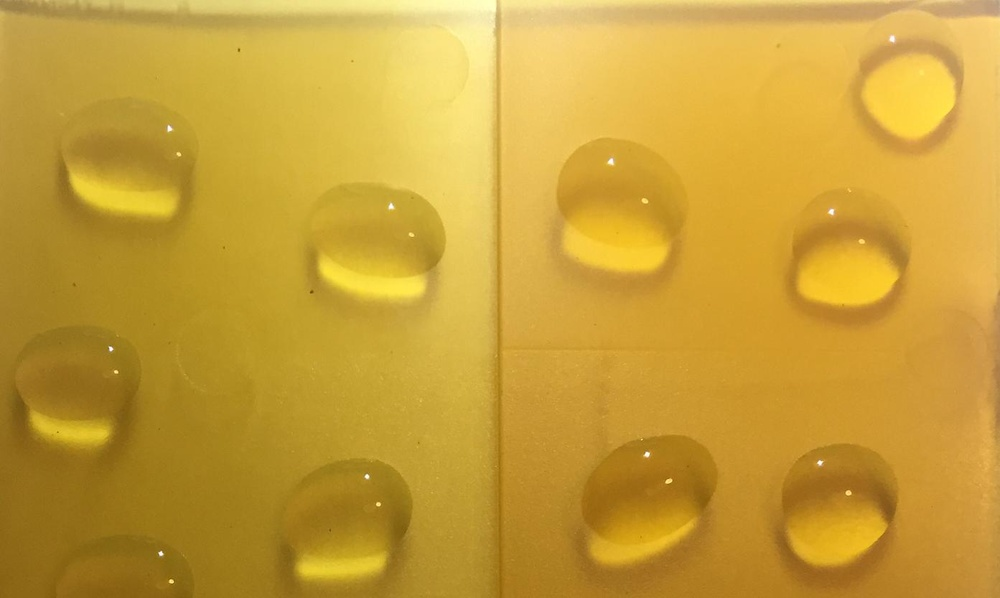
#> input picture blobs2.jpg, 1000 x 598 px, shrunk from 1393 x 833 before the run
$ python test.py   (older library calls are emulated)
#> lines starting #> are read from the running program, lines starting #| are printed output that depends on the picture
import cv2
from sympy import Point, Ellipse
import numpy as np
x1='blobs2.jpg'
image = cv2.imread(x1,0)
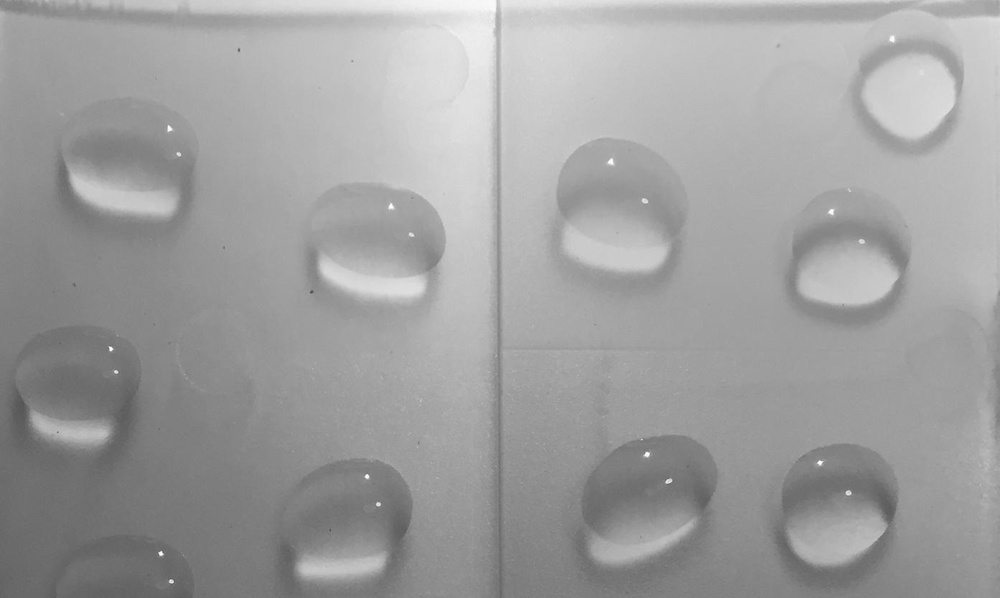
#> image: shape (598, 1000); min 75, max 255, mean 159
image1 = cv2.imread(x1,1)
#> image1 is the input picture: shape (598, 1000, 3); mean B, G, R 55.5, 158.5, 199.3
x,y=image.shape
#> x = 598; y = 1000
median = cv2.GaussianBlur(image,(9,9),0)
median1 = cv2.GaussianBlur(image,(21,21),0)
a = cv2.Canny(median1, 10, 7)
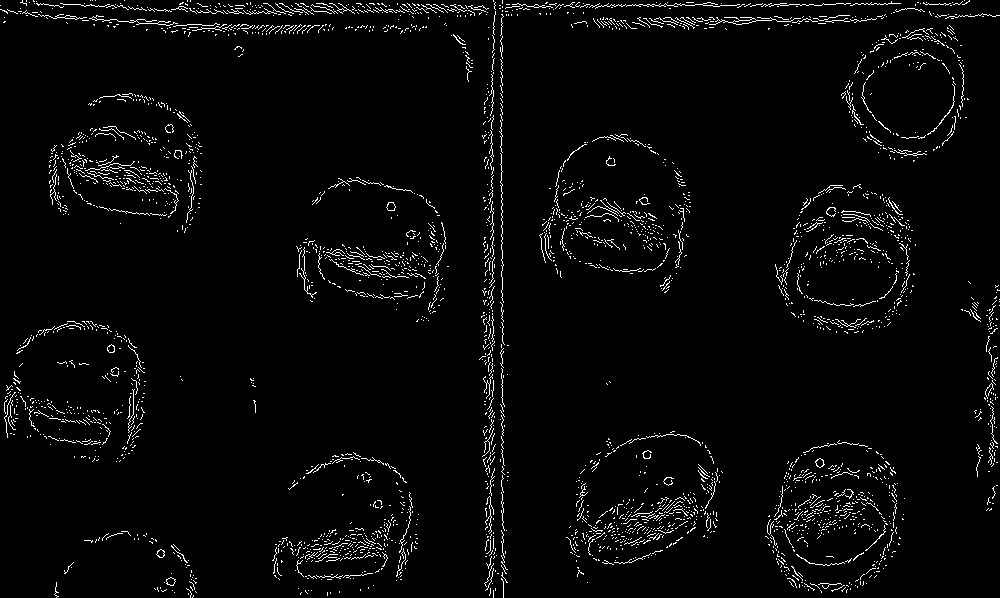
#> a: shape (598, 1000); 3.1% white in thin lines or dots
cv2.imshow("weird", a)
cv2.waitKey(0)
c=255-a
#> c: shape (598, 1000); 96.9% white; black in thin lines or dots
ret,thresh1 = cv2.threshold(c,12,255,cv2.THRESH_BINARY)
kernel=np.ones((5,5),np.uint8)
dilation = cv2.dilate(thresh1,kernel,iterations = 1)
#> dilation: shape (598, 1000); every value is 255
kernel=np.ones((5,5),np.uint8)
opening = cv2.morphologyEx(dilation, cv2.MORPH_OPEN, kernel)
cv2.imshow("canny", opening)
cv2.waitKey(0)
ret,contours,hierarchy =    cv2.findContours(opening,cv2.RETR_EXTERNAL,cv2.CHAIN_APPROX_SIMPLE)
#> contours = [[[0, 0], [0, 597], [999, 597], [999, 0]]]
c=np.size(contours[:])
#> c = 8
Blank_window=np.zeros([x,y,3])
Blank_window=np.uint8(Blank_window)
for u in range(0,c-1):
#> (the run stopped early here; a loop or call above may not have finished)

$ run again, with blobs3.jpg copied over blobs2.jpg
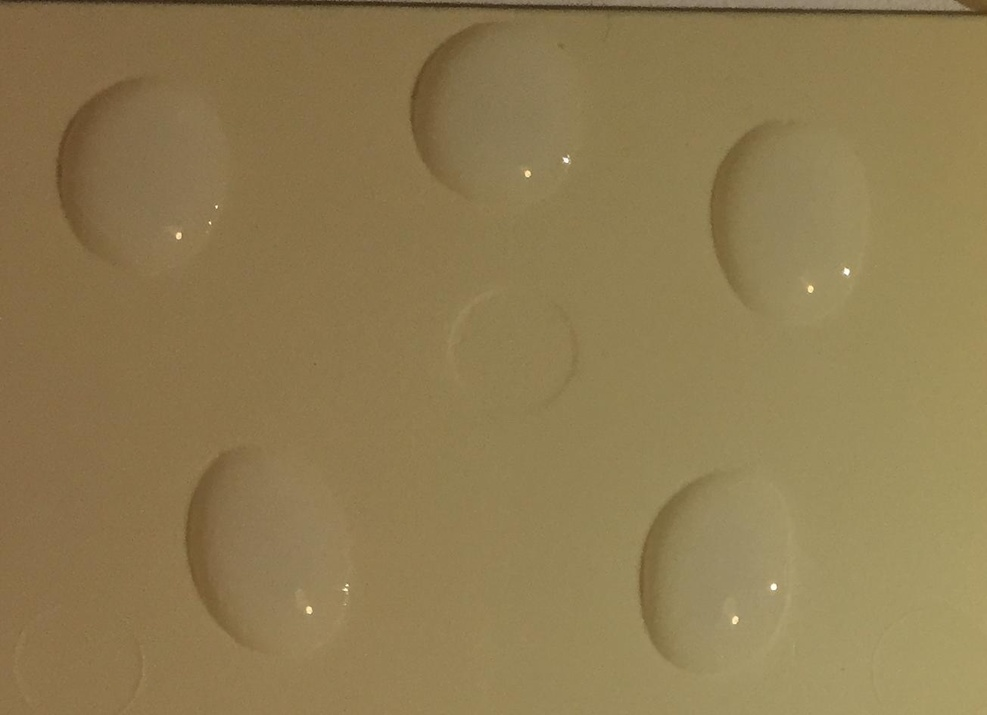
#> input picture blobs3.jpg, 987 x 715 px, shrunk from 1304 x 944 before the run
#> `image = cv2.imread(x1,0)`:
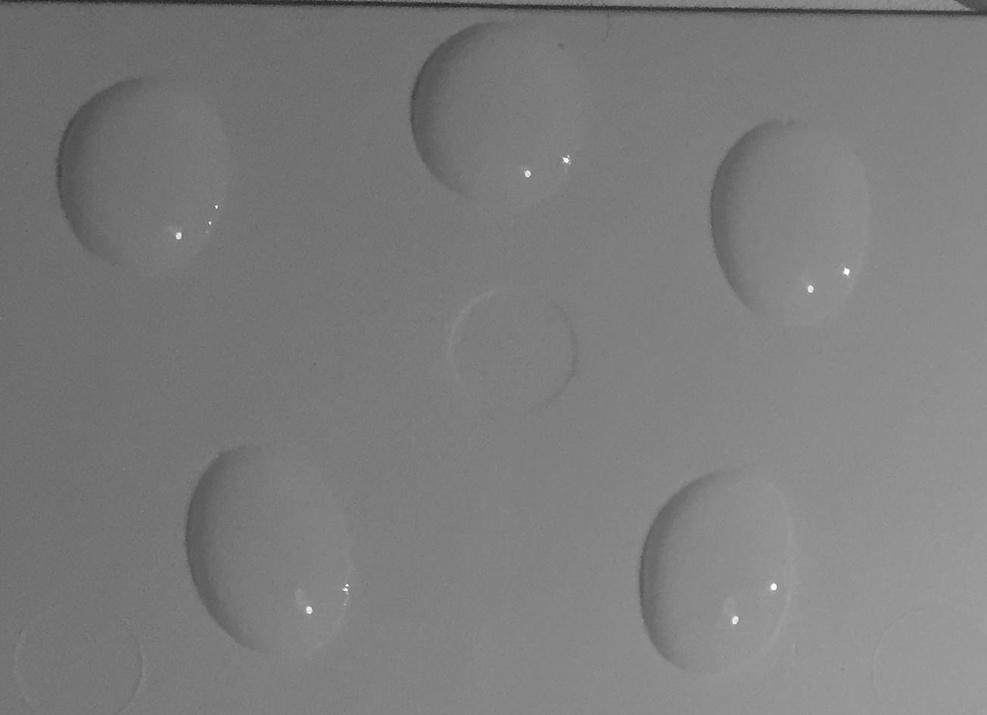
#> image: shape (715, 987); min 31, max 255, mean 124.1
#> image1 is the input picture: shape (715, 987, 3); mean B, G, R 80.9, 123.1, 142.6
#> `a = cv2.Canny(median1, 10, 7)`:
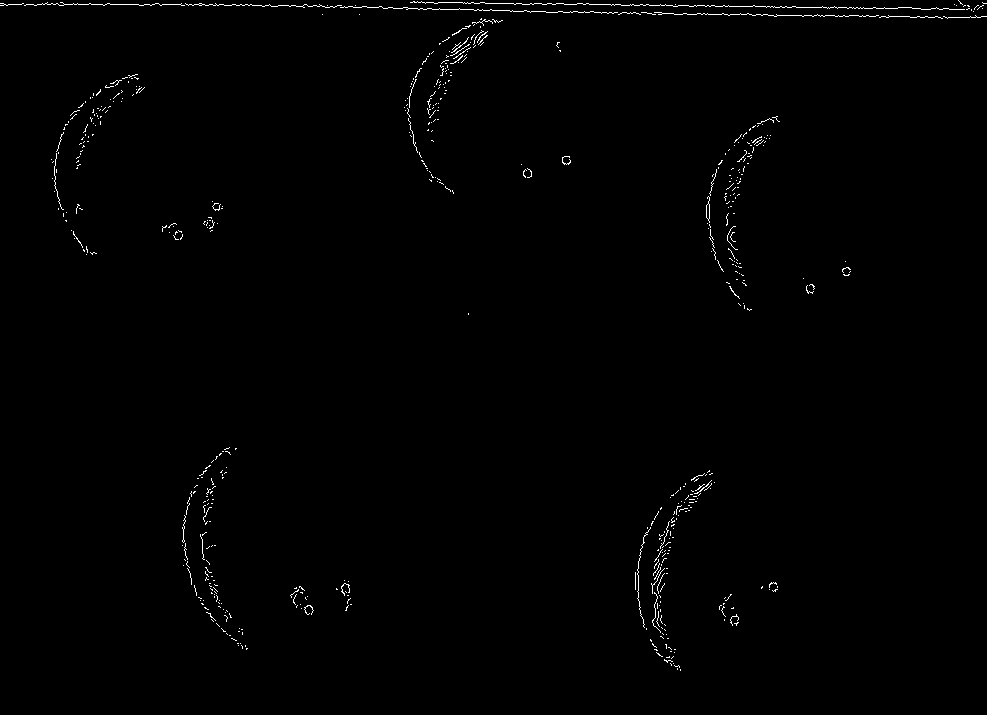
#> a: shape (715, 987); 0.67% white in thin lines or dots
#> dilation: shape (715, 987); every value is 255
#> contours = [[[0, 0], [0, 714], [986, 714], [986, 0]]]
#> `c=np.size(contours[:])`: c = 8

$ run again, with blobs4.jpg copied over blobs2.jpg
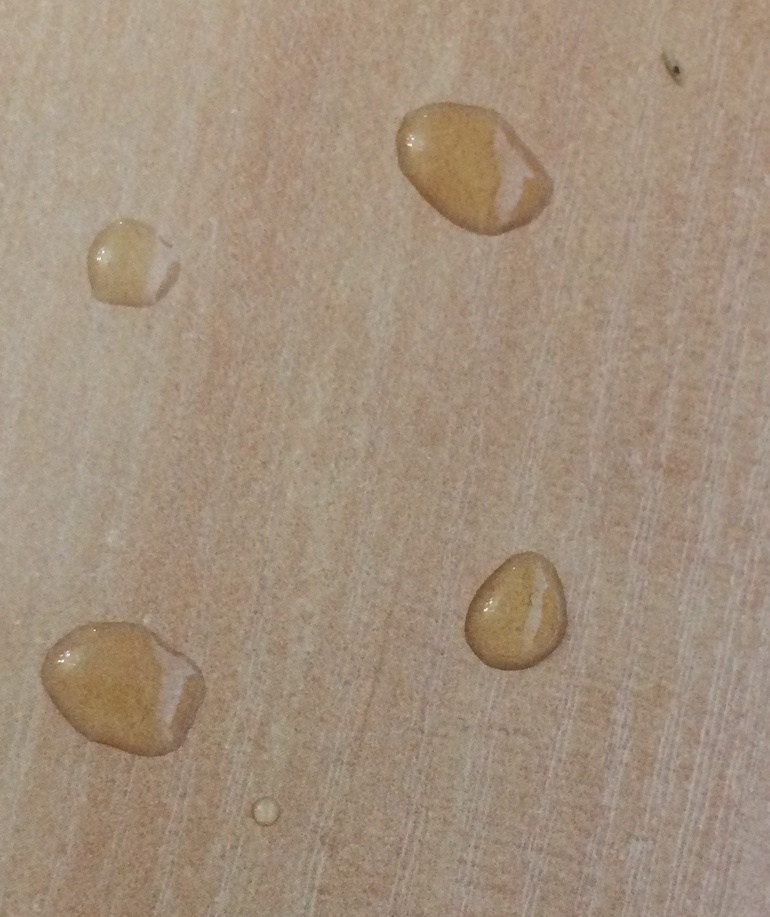
#> input picture blobs4.jpg, 770 x 917 px, shrunk from 1296 x 1544 before the run
#> `image = cv2.imread(x1,0)`:
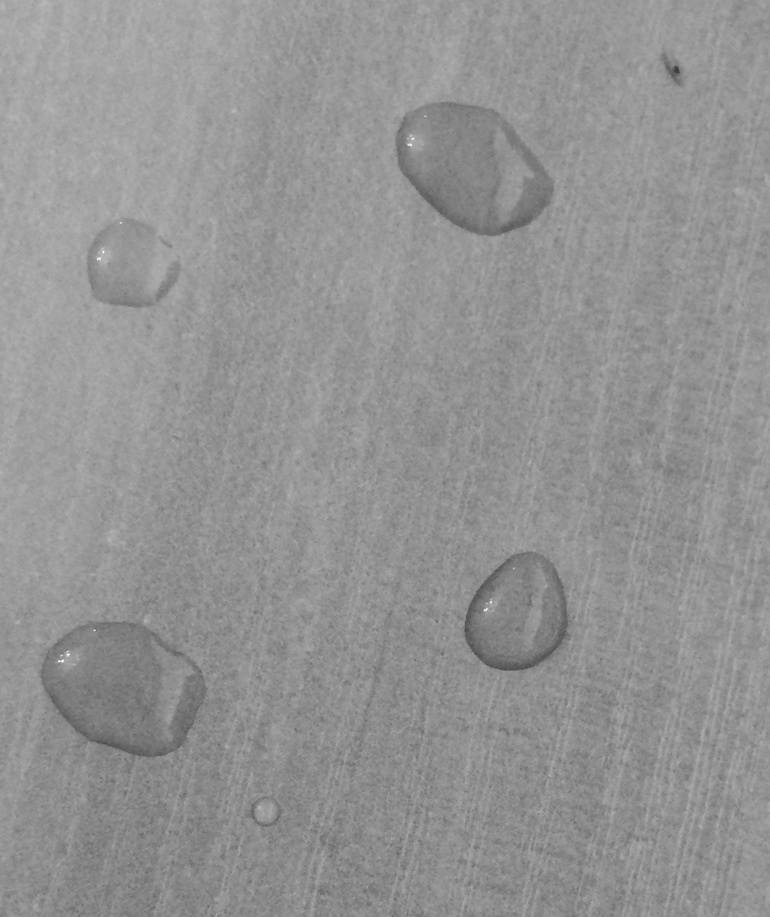
#> image: shape (917, 770); min 56, max 255, mean 147.2
#> image1 is the input picture: shape (917, 770, 3); mean B, G, R 124.4, 143.9, 162.5
#> `a = cv2.Canny(median1, 10, 7)`:
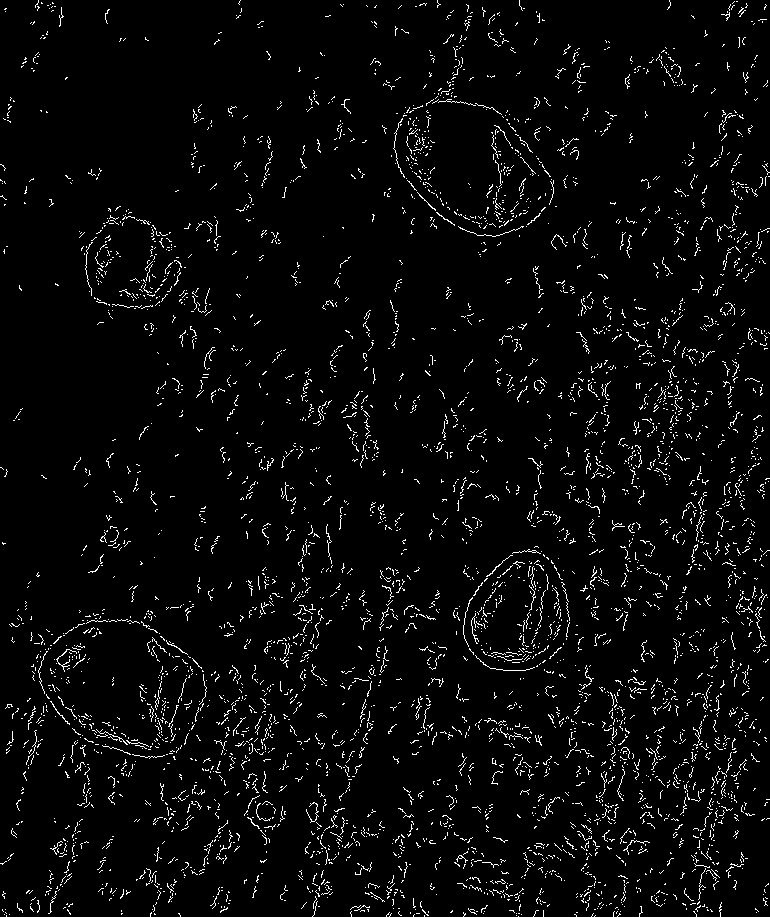
#> a: shape (917, 770); 3.7% white in thin lines or dots
#> dilation: shape (917, 770); every value is 255
#> contours = [[[0, 0], [0, 916], [769, 916], [769, 0]]]
#> `c=np.size(contours[:])`: c = 8

$ run again, with blobs.jpg copied over blobs2.jpg
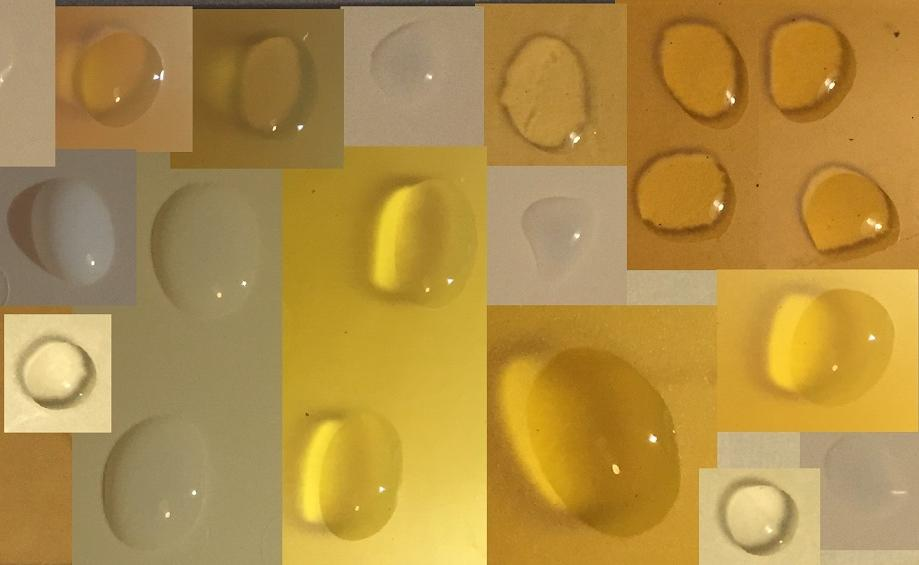
#> input picture blobs.jpg, 919 x 565 px
#> `image = cv2.imread(x1,0)`:
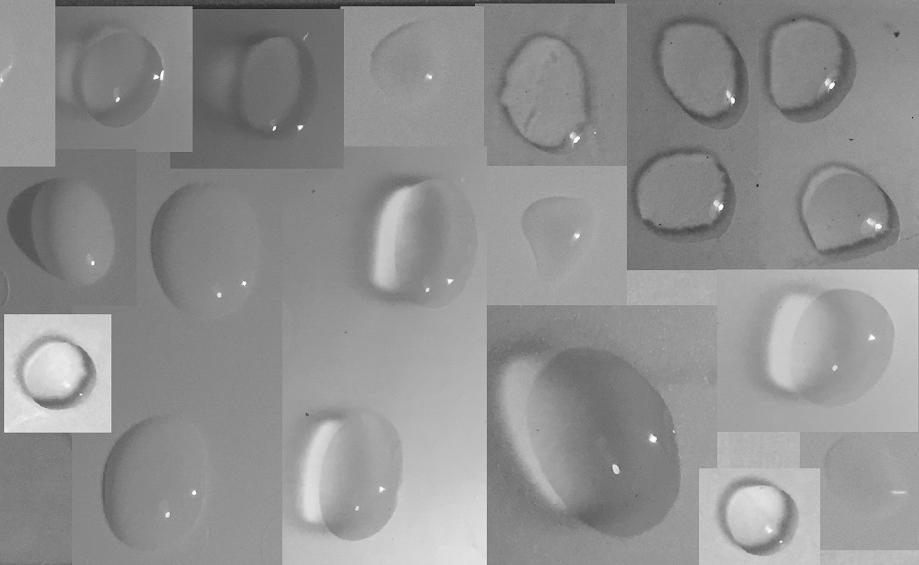
#> image: shape (565, 919); min 31, max 255, mean 143.8
#> image1 is the input picture: shape (565, 919, 3); mean B, G, R 70.1, 141.5, 176.4
#> `a = cv2.Canny(median1, 10, 7)`:
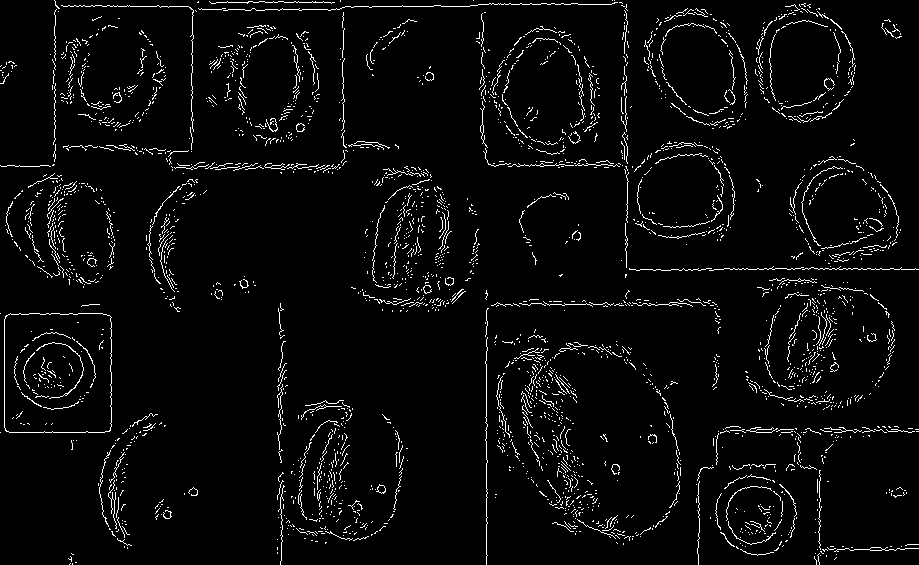
#> a: shape (565, 919); 3.9% white in thin lines or dots
#> dilation: shape (565, 919); every value is 255
#> contours = [[[0, 0], [0, 564], [918, 564], [918, 0]]]
#> `c=np.size(contours[:])`: c = 8
